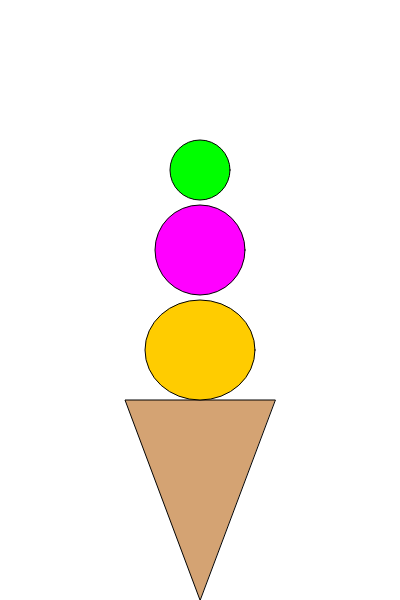
Frame 1 (no input)
Frame 60 (no input): identical to frame 1, image omitted
Frame 120 (the mouse pressed at the canvas centre since frame 60): identical to frame 1, image omitted

The p5.js sketch that drew this single still picture (run headless with seeded random() and noise() and a simulated clock; from frame 60 on, the mouse is pressed at the canvas centre):

// p5.js sketch
// ── sketch.js
function setup() {
  createCanvas(400, 600);
}
function draw() {
  background(255);
  
  //Cone
  fill('#d4a373')
  triangle(200,600,125,400,275,400);
  
  //Scoop
  fill(255, 204, 0);//yellow scoop
  ellipse(200,350,110,100)
  
  fill('magenta'); //magenta scoop
  ellipse(200,250,90,90);
  
  fill('#0f0'); // green scoop
  ellipse(200,170,60,60);  
}
